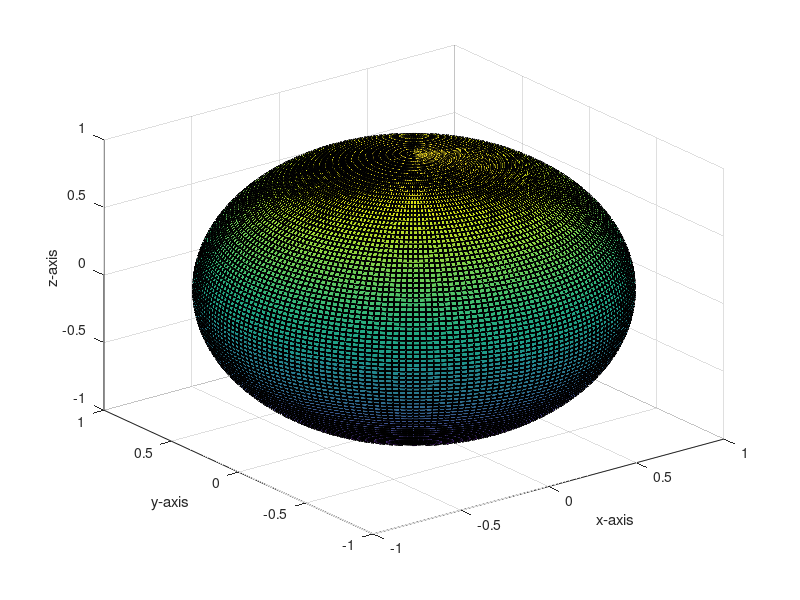

Write the MATLAB code that produced this figure. (Note: this script raises an error after producing the figure.)
clc ; 
clear ; 
close all ;
xc=0;
yc=0;
zc=0;
xo=20;
yo=20;
zo=20;
r=1;

q=-2*pi : pi/100 : 2*pi;
w = -2*pi : pi/100 : 2*pi;
[q,w]=meshgrid(q,w);
xs= xc + r*sin(q).*cos(w);
ys= yc + r*sin(q).*sin(w);
zs =zc + r*cos (q);
surf(xs,ys,zs);
xlabel ('x-axis');
ylabel ('y-axis');
zlabel ('z-axis');
hold on;

% view([50,50,50])

syms x y z u t;
eq1 = xc+(x-xc)*t == xo +(x - xo)*u;
eq2 = yc+(y-yc)*t == yo +(y - yo)*u;
eq3 = zc+(z-zc)*t == zo +(z - zo)*u;
eq4 = (x-xc)*(x-xo) + (y-yc)*(y-yo)+(z-zc)*(z-zo)==0;
eq5 =(x-xc)^2 + (y-yc)^2 + (z-zc)^2 == r.^2;
sol = solve (eq1 , eq2, eq3, eq4, eq5);


s =linspace (-2,2);
lx= xo-(sol.x(1)-xo) * s;
ly=yo-(sol.y(1)-yo) * s;
lz= zo-(sol.z(1)-zo) * s;
plot3 (lx,ly,lz);
grid on;
